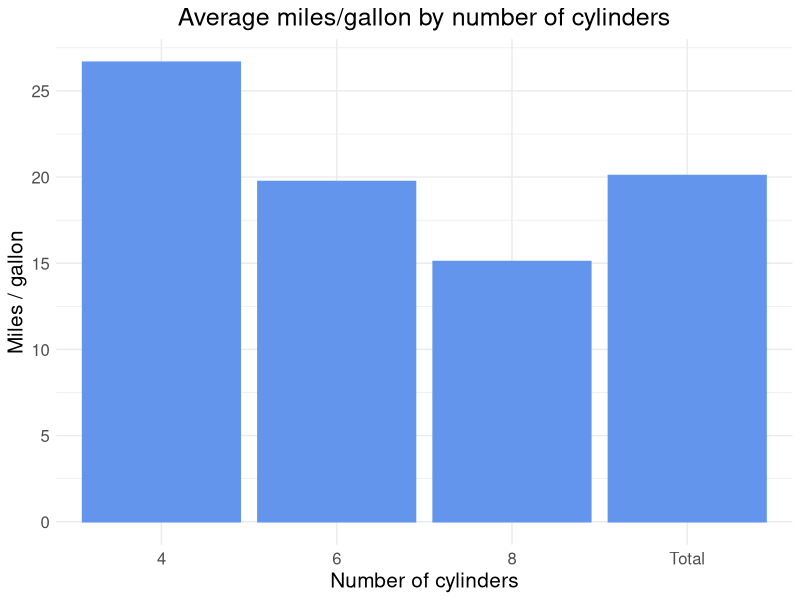

This chart was generated by the following R code:
# Import necessary packages
library(tibble)
library(dplyr)
library(forcats)
library(ggplot2)

# Generate the data
df <- tibble(
  Group = c(rep("X", 4), rep("Y", 6)),
  Subgroup = c(rep("a", 3), "z", rep("a", 3), rep("z", 3)),
  Value = sample(20, 10, replace = TRUE)
)

# Grouped table
df %>%
  # Concatenate
  bind_rows(
    df %>% mutate(Subgroup = "Total"),
    df %>% mutate(across(c(Group, Subgroup), ~ "Total"))
  ) %>%
  # Aggregate
  group_by(
    Group,
    Subgroup
  ) %>%
  summarise(
    Mean = mean(Value)
  ) %>%
  ungroup() %>%
  # Reorder factor levels
  mutate(
    Group = Group %>% as.factor() %>% fct_relevel("Total", after = Inf),
    Subgroup = Subgroup %>% as.factor() %>% fct_relevel("Total", after = Inf)
  ) %>%
  # Arrange
  arrange(
    Group,
    Subgroup
  )

# Dataviz example

## Group data
df <- mtcars %>%
  mutate(
    cyl = cyl %>% as.character()
  ) %>%
  bind_rows(
    mtcars %>% mutate(cyl = 'Total')
  ) %>%
  mutate(
    cyl = cyl %>% as.factor() %>% fct_relevel("Total", after = Inf)
  ) %>%
  group_by(
    cyl
  ) %>%
  summarize(
    mean_mpg = mean(mpg)
  )

# Visualize
ggplot(data = df) +
  aes(x = cyl, y = mean_mpg) +
  geom_col(color = "cornflowerblue", fill = "cornflowerblue") +
  xlab("Number of cylinders") +
  scale_y_continuous(name = "Miles / gallon", breaks = seq(0, 30, 5)) +
  ggtitle("Average miles/gallon by number of cylinders") +
  theme_minimal() +
  theme(
    plot.title = element_text(hjust = 0.5),
    text = element_text(size=15)
  )